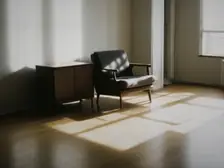
#> input picture images/camera-thumb.webp, 224 x 168 px
$ python -i make_og.py   (imports and definitions only)
#> lines starting #> are read from the running program, lines starting #| are printed output that depends on the picture
"""SNS共有用の画像(1200x630 JPEG)を images/og/ に作る。
使い方: python tools/make_og.py   (js/cases.js を変えたら build-pages.js と一緒に実行)"""
import json
import os
import re
import subprocess

import numpy as np
from PIL import Image, ImageDraw, ImageFont

ROOT = os.path.dirname(os.path.dirname(os.path.abspath(__file__)))
OUT = os.path.join(ROOT, "images", "og")
W, H = 1200, 630
SERIF = r"C:\Windows\Fonts\yumindb.ttf"
# [1 line not run here, left out]

# [4 lines that did not run here, left out]


def base(path, top_only=False):
#> called with path = '../images/camera-thumb.webp', top_only = False
    im = Image.open(path).convert("RGB")
#> im is the input picture: PIL image 224x168 RGB; mean R, G, B 119.3, 114.4, 103.1
    if top_only:  # camera は縦に2コマ。上の1コマだけ使う
        im = im.crop((0, 0, 1200, 770))
    s = max(W / im.width, H / im.height)
#> s = 5.36
    im = im.resize((round(im.width * s), round(im.height * s)), Image.LANCZOS)
#> im: PIL image 1200x900 RGB
    l, t = (im.width - W) // 2, (im.height - H) // 2
#> l = 0; t = 135
    return im.crop((l, t, l + W, t + H))
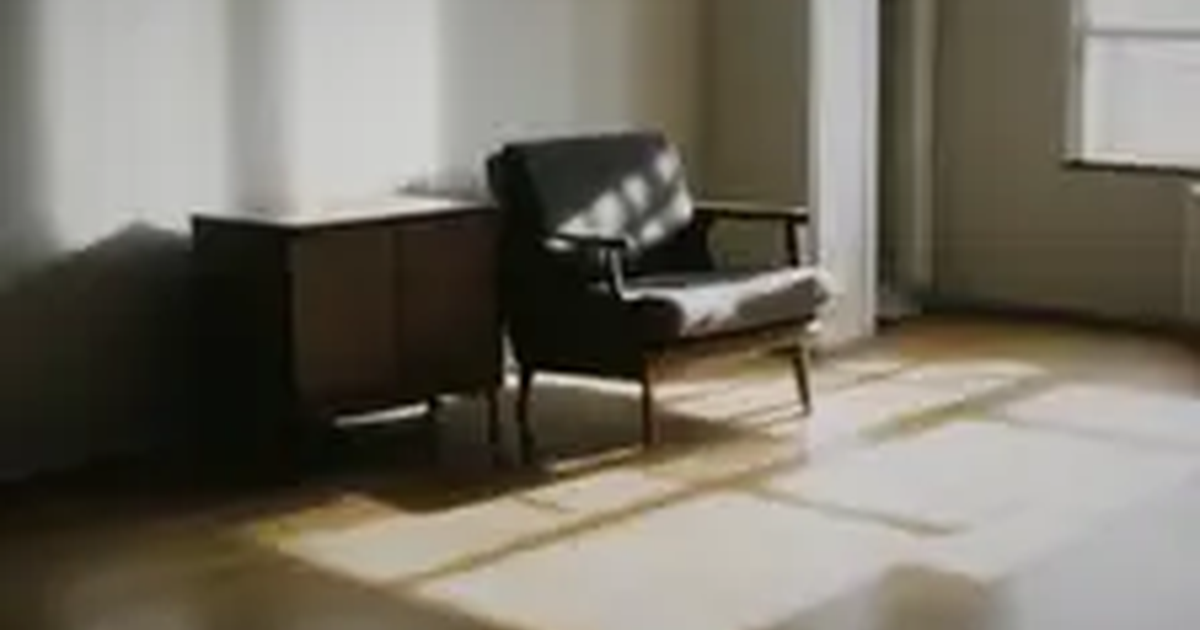
#> returned value: PIL image 1200x630 RGB; mean R, G, B 117, 111.9, 100.5


def shade(im):
    a = np.asarray(im, float)
    y = np.linspace(0, 1, H)[:, None, None]
    return Image.fromarray(np.uint8(a * (1 - 0.86 * np.clip((y - 0.38) / 0.5, 0, 1))))


def spaced(d, xy, text, font, fill, gap):
    x, y = xy
    for ch in text:
        d.text((x, y), ch, font=font, fill=fill)
        x += d.textlength(ch, font=font) + gap


def card(src, name, title, sub, top_only=False):
    im = shade(base(src, top_only))
    d = ImageDraw.Draw(im)
    size = 76 if len(title) <= 10 else 64
    d.text((56, H - 208), title, font=ImageFont.truetype(SERIF, size), fill=(240, 236, 226))
    d.text((58, H - 104), sub, font=ImageFont.truetype(SERIF, 30), fill=(201, 180, 138))
    spaced(d, (58, 40), "MYSTERY 60", ImageFont.truetype(SERIF, 28), (232, 228, 220), 4)
    im.save(os.path.join(OUT, name + ".jpg"), "JPEG", quality=82, optimize=True, progressive=True)


# [5 lines not run here, left out]

>>> result = base('../images/camera-thumb.webp')

$ run again, on images/clock-thumb.webp
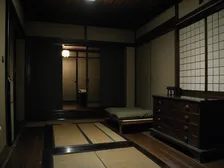
#> input picture images/clock-thumb.webp, 224 x 168 px
#> in base, im is the input picture: PIL image 224x168 RGB; mean R, G, B 43.6, 39.1, 29.4
#> im: PIL image 1200x900 RGB
#> in base, `return im.crop((l, t, l + W, t + H))`:
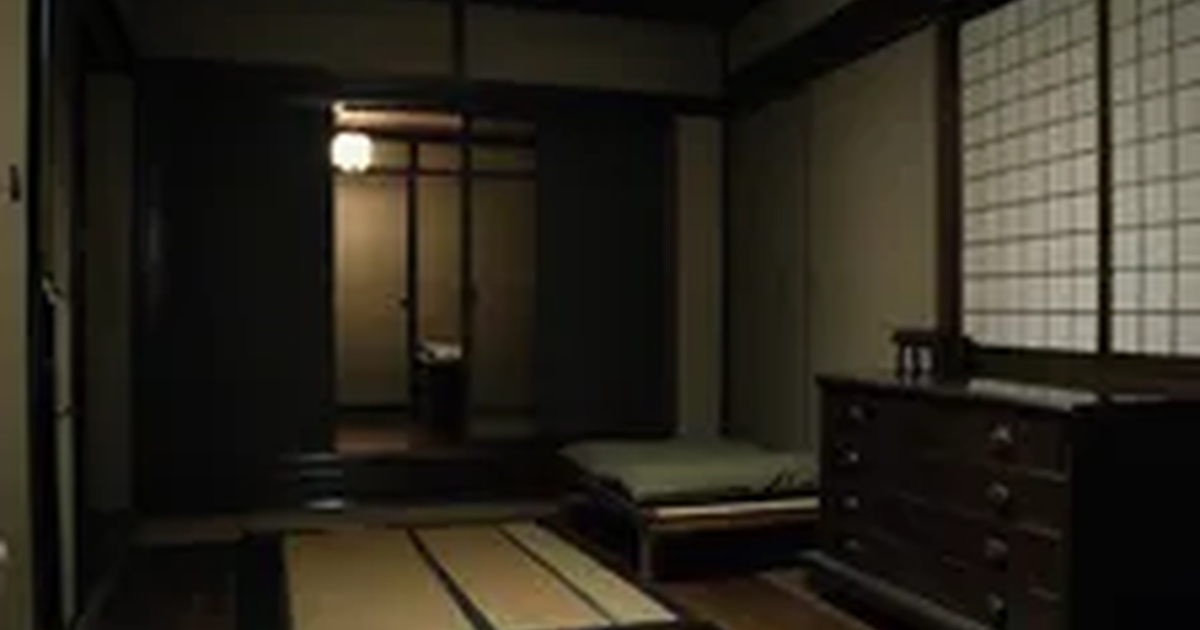
#> returned value: PIL image 1200x630 RGB; mean R, G, B 43.8, 39.5, 30

$ run again, on images/coin-thumb.webp
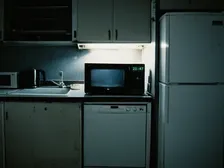
#> input picture images/coin-thumb.webp, 224 x 168 px
#> in base, im is the input picture: PIL image 224x168 RGB; mean R, G, B 47.3, 62, 60.3
#> im: PIL image 1200x900 RGB
#> in base, `return im.crop((l, t, l + W, t + H))`:
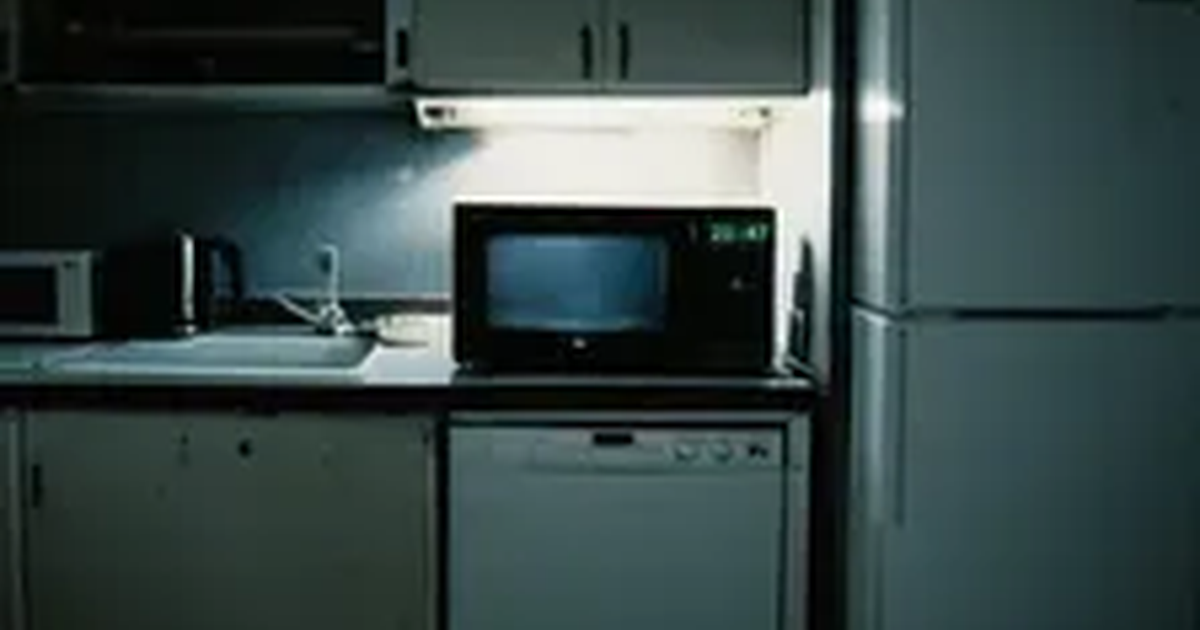
#> returned value: PIL image 1200x630 RGB; mean R, G, B 55.7, 71.5, 70.6
